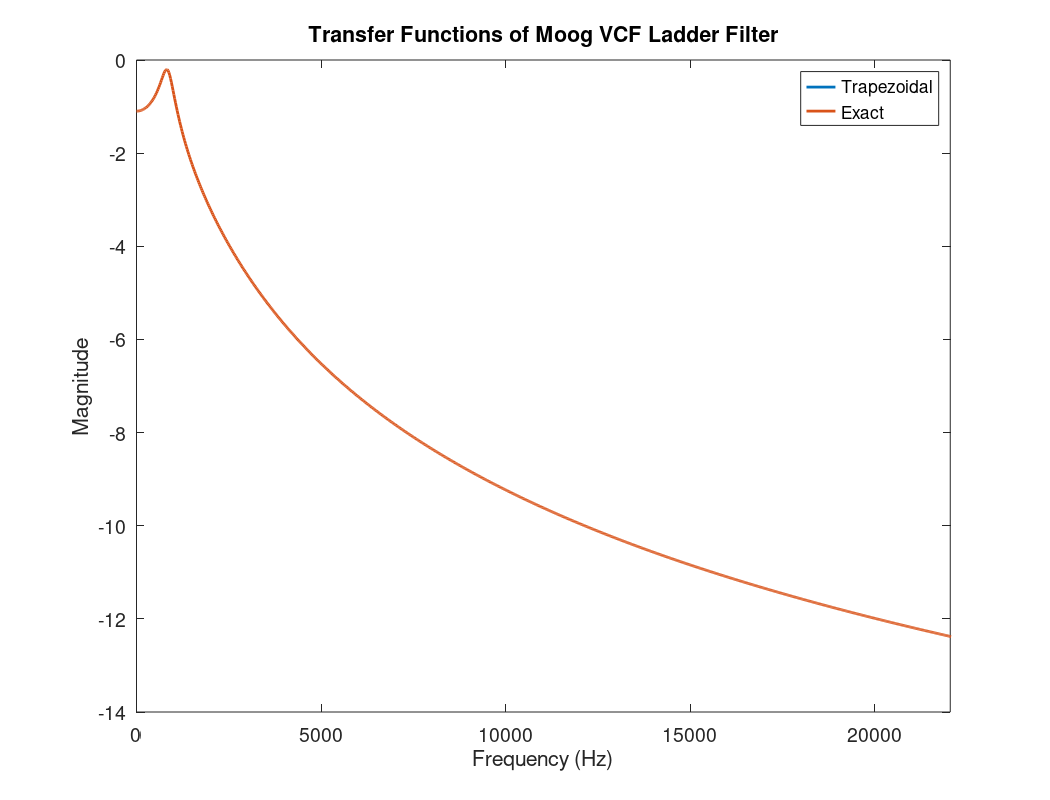

Here is the MATLAB script that generated this plot:
%~~~~~~~~~~~~~~~~~~~~~~~~~~~~~~~~~~~~~~~~~~~~~~~~~~~~~~~~~~~~~~~~~~~~~~~~~%
% PBMMI Assignment 5 - Moog VCF Filter (Trapezoidal Approximation)
% 
% Author: Chad McKell
% Date: 27.03.17
%
% Description: This script uses the trapezoidal integration rule to 
% approximate the impulse response of a Moog VCF ladder filter. The plot of 
% this impulse response is compared with the plot of the exact impulse 
% response.
%~~~~~~~~~~~~~~~~~~~~~~~~~~~~~~~~~~~~~~~~~~~~~~~~~~~~~~~~~~~~~~~~~~~~~~~~~%
tic; close; clc; clear;

%~~~~~~~~~~~~~~~~~~~~~~~~~~~~~~~~~~~~~~~~~~~~~~~~~~~~~~~~~~~~~~~~~~~~~~~~~%
% Define global variables
%~~~~~~~~~~~~~~~~~~~~~~~~~~~~~~~~~~~~~~~~~~~~~~~~~~~~~~~~~~~~~~~~~~~~~~~~~%

SR = 44100; % sample rate [samples/sec]
k = 1/SR; % time step [sec]
f0 = 1000; % resonant frequency [Hz]
w0 = 2*pi*f0; % angular frequency [rad/sec]
r = 0.5; % tuning parameter (a number between 0 and 1) 
Tf = 3; % total time length of simulation [sec]
Nf = floor(Tf*SR); % total sample length of simulation [samples]
A = w0*[-1 0 0 -4*r; 1 -1 0 0; 0 1 -1 0; 0 0 1 -1]; % system matrix
b = w0*[1; 0; 0; 0]; % forcing vector
c = [0; 0; 0; 1]; % state mixture vector

%~~~~~~~~~~~~~~~~~~~~~~~~~~~~~~~~~~~~~~~~~~~~~~~~~~~~~~~~~~~~~~~~~~~~~~~~~%
% Error handling: Terminate code for the following errors
%~~~~~~~~~~~~~~~~~~~~~~~~~~~~~~~~~~~~~~~~~~~~~~~~~~~~~~~~~~~~~~~~~~~~~~~~~%

% r is out of bounds
if r > 1 || r < 0
   error('r must be a number in the range [0,1].')
end

% SR has a non-zero decimal
if rem(SR,1) ~= 0
   error('SR must be zero-decimal.')
end

% SR, f0, Tf, or r is not a number
if ~isfloat(SR) || ~isfloat(f0) || ~isfloat(Tf) || ~isfloat(r) 
   error('SR, f0, Tf, and r must each be a number.')
end

% SR, f0, Tf, or r is not real
if ~isreal(SR) || ~isreal(f0) || ~isreal(Tf) || ~isreal(r)   
   error('SR, f0, Tf, and r must each be real.')
end

%~~~~~~~~~~~~~~~~~~~~~~~~~~~~~~~~~~~~~~~~~~~~~~~~~~~~~~~~~~~~~~~~~~~~~~~~~%
%  Initialize the input sequence
%~~~~~~~~~~~~~~~~~~~~~~~~~~~~~~~~~~~~~~~~~~~~~~~~~~~~~~~~~~~~~~~~~~~~~~~~~%
u = zeros(Nf,1); 
u(1) = 1;

%~~~~~~~~~~~~~~~~~~~~~~~~~~~~~~~~~~~~~~~~~~~~~~~~~~~~~~~~~~~~~~~~~~~~~~~~~%
%  Implement trapezoidal integration method
%~~~~~~~~~~~~~~~~~~~~~~~~~~~~~~~~~~~~~~~~~~~~~~~~~~~~~~~~~~~~~~~~~~~~~~~~~%

% Initialize state vectors
xTrap = zeros(4,1); % current time step
xTrap1 = zeros(4,1); % one time step back

% Initialize output vector
yTrap = zeros(Nf,1);

% Compute coefficients
coef1 = eye(4) + k*A/2;
coef2 = eye(4) - k*A/2;

for n = 1:Nf
   
   % Main algorithm
   d = coef1*xTrap1 +k*coef1*b*u(n);
   xTrap = coef2\d;
   yTrap(n) = c'*xTrap;
   
   % Set value of xBackward1 equal to next grid line
   xTrap1 = xTrap;
end

%~~~~~~~~~~~~~~~~~~~~~~~~~~~~~~~~~~~~~~~~~~~~~~~~~~~~~~~~~~~~~~~~~~~~~~~~~%
%  Compute transfer function of trapezoidal output signal
%~~~~~~~~~~~~~~~~~~~~~~~~~~~~~~~~~~~~~~~~~~~~~~~~~~~~~~~~~~~~~~~~~~~~~~~~~%

% Calculate Fourier transforms
U = fft(u);
YTrap = fft(yTrap);

% Compute transfer functions
HTrap = U./YTrap;

% Convert to loglog form
HTrapLog = log(HTrap) - max(log(HTrap));

%~~~~~~~~~~~~~~~~~~~~~~~~~~~~~~~~~~~~~~~~~~~~~~~~~~~~~~~~~~~~~~~~~~~~~~~~~%
%  Compute exact transfer function
%~~~~~~~~~~~~~~~~~~~~~~~~~~~~~~~~~~~~~~~~~~~~~~~~~~~~~~~~~~~~~~~~~~~~~~~~~%

fmax = 22500;
fbin = 0:fmax/1000:fmax;
fnum = length(fbin);
Hexact = zeros(fnum,1);

for n = 1:fnum
    inv = (2*pi*1i*fbin(n)*eye(4)-A)\b;
    Hexact(n) = c'*inv;
end

%~~~~~~~~~~~~~~~~~~~~~~~~~~~~~~~~~~~~~~~~~~~~~~~~~~~~~~~~~~~~~~~~~~~~~~~~~%
% Define plotting parameters 
%~~~~~~~~~~~~~~~~~~~~~~~~~~~~~~~~~~~~~~~~~~~~~~~~~~~~~~~~~~~~~~~~~~~~~~~~~%

n = 0:Nf-1; % length bins [samples]
t = (n/SR)'; % time bins [sec]
fk = n'*SR/Nf; % frequency bins [Hz]
nyquist = SR/2; % Nyquist frequency [Hz]
font = 14; % font size for plots

%~~~~~~~~~~~~~~~~~~~~~~~~~~~~~~~~~~~~~~~~~~~~~~~~~~~~~~~~~~~~~~~~~~~~~~~~~%
% Generate plot of transfer functions
%~~~~~~~~~~~~~~~~~~~~~~~~~~~~~~~~~~~~~~~~~~~~~~~~~~~~~~~~~~~~~~~~~~~~~~~~~%

figure('units','normalized','outerposition',[0 0 1 1]);
orient landscape
plot(fk, abs(HTrapLog), 'LineWidth', 2);
hold on
plot(fbin, real(log(Hexact)), 'LineWidth', 2);
xlim([0 nyquist]);
title('Transfer Functions of Moog VCF Ladder Filter');
xlabel('Frequency (Hz)'); 
ylabel('Magnitude');
legend('Trapezoidal', 'Exact')
set(gca,'fontsize',font)

%~~~~~~~~~~~~~~~~~~~~~~~~~~~~~~~~~~~~~~~~~~~~~~~~~~~~~~~~~~~~~~~~~~~~~~~~~%
% Check code efficiency
%~~~~~~~~~~~~~~~~~~~~~~~~~~~~~~~~~~~~~~~~~~~~~~~~~~~~~~~~~~~~~~~~~~~~~~~~~%
toc % print elapsed time


